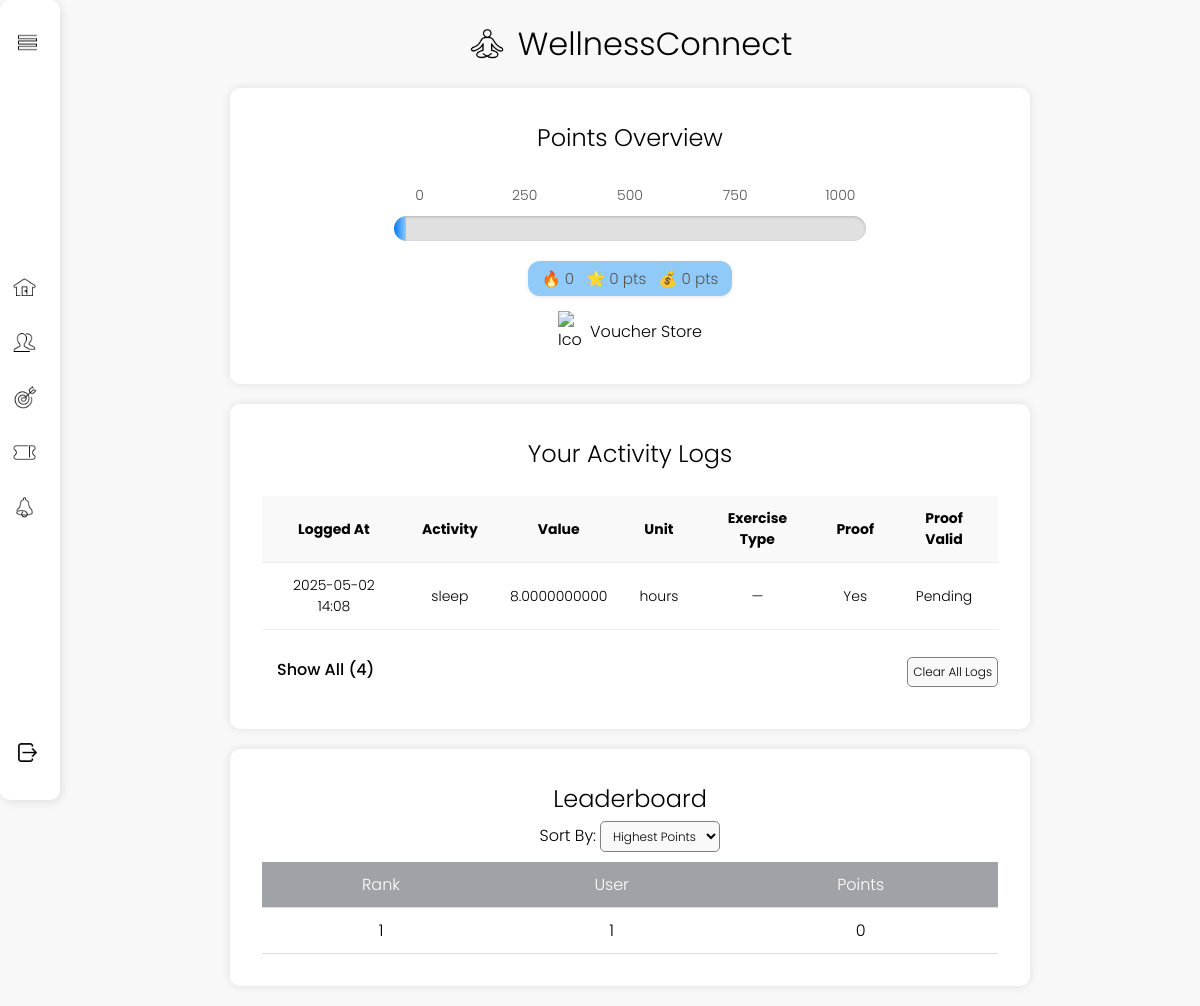
The page /user/homepage (signed in) on the database its author committed.
### models.py (models this page shows, shortened)
class ActivityLog(db.Model):
    __tablename__ = 'activity_log'
    log_id = db.Column(db.Integer, primary_key=True)
    user_id = db.Column(db.Integer, db.ForeignKey('users.user_id', ondelete='CASCADE'), nullable=False)
    activity_type = db.Column(
        Enum('water', 'steps', 'exercise', 'sleep', name='activity_type_enum'),
        nullable=False
    )
    value = db.Column(db.Numeric, nullable=False)
    unit = db.Column(
        Enum('oz', 'steps', 'miles', 'hours', 'minutes', 'km', name='unit_enum'),
        nullable=True
    )
    exercise_type = db.Column(
        Enum('yoga', 'run', 'cycling', 'strength', "other", name='exercise_type_enum'),
        nullable=True
    )
    proof = db.Column(db.Boolean, default=False)
    proof_valid = db.Column(db.Boolean, nullable=True)
    proof_url = db.Column(db.String(255), nullable=True)
    logged_at = db.Column(db.DateTime, default=datetime.utcnow)

class User(db.Model):
    __tablename__ = 'users'
    user_id = db.Column(db.Integer, primary_key=True)
    username = db.Column(db.String(120), unique=True, nullable=False)
    email = db.Column(db.String(120), unique=True, nullable=False)
    password = db.Column(db.String(128), nullable=False)
    phone_number = db.Column(db.String(20))
    profile_picture = db.Column(db.String(255))
    spendable_points = db.Column(db.Integer, default=0)
    cumulative_points = db.Column(db.Integer, default=0)
    streak_count = db.Column(db.Integer, default=0)
    role = db.Column(Enum("Customer", "SystemAdmin", "CompanyAdmin", name="user_roles"),
                     nullable=False, default="Customer")
    company_id = db.Column(db.Integer, db.ForeignKey('companies.company_id', ondelete='SET NULL'))
    reminders = db.relationship("Reminder", backref="user", lazy=True)

### app.py (the view)
@app.route('/user/homepage')
def user_homepage():
    if 'email' not in session:
        return redirect(url_for('start_app'))
    user = User.query.filter_by(email=session['email']).first()
    if not user:
        return redirect(url_for('start_app'))
    logs = ActivityLog.query.filter_by(user_id=user.user_id).order_by(ActivityLog.logged_at.desc()).all()
    streak = user.cumulative_points // 1000
    progress_bar_points = user.cumulative_points % 1000
    percentage = (progress_bar_points / 1000) * 100
    sort_order = request.args.get("filter", "highest")
    if sort_order == "lowest":
        users = User.query.filter_by(role="Customer").order_by(User.cumulative_points.asc()).all()
    else:
        users = User.query.filter_by(role="Customer").order_by(User.cumulative_points.desc()).all()
    leaderboard = [
        {"rank": idx + 1, "username": u.username, "points": u.cumulative_points}
        for idx, u in enumerate(users)
    ]
    return render_template(
        'user_homepage.html',
        user=user,
        logs=logs,
        streak=streak,
        raw_points=progress_bar_points,
        percentage=percentage,
        spendable_points=user.spendable_points,
        leaderboard=leaderboard,
        current_filter=sort_order
    )

### templates/user_homepage.html (shortened to what this page needs)
<!DOCTYPE html>
<html lang="en">
<head>
    <link rel="stylesheet" href="/static/styles.css">
</head>
<body>
    <div class="sidebar">
        <button class="toggle-btn">
            <img src="/static/icons/menu.png" alt="Menu">
        </button>
        <ul>
            <li><a href="/user/homepage"><img src="/static/icons/home.png" class="icon"><span> Home</span></a></li>
            <li><a href="/user/account"><img src="/static/icons/account.png" class="icon"><span>Account Center</span></a></li>
            <li><a href="/user/activity/tracker"><img src="/static/icons/activity.png" class="icon"><span>Activity Tracker</span></a></li>
            <li><a href="/user/vouchers"><img src="/static/icons/vouchers.png" class="icon"><span>Vouchers</span></a></li>
            <li><a href="/user/reminders"><img src="/static/icons/reminders.png" class="icon"><span>Reminders</span></a></li>
        </ul>
        <button class="logout-btn" onclick="location.href='/logout'">
            <img src="/static/icons/logout.png" class="icon"><span>Logout</span>
        </button>
    </div>
    <div class="page-content">
        <h1>
            <img id="wellness_icon" src="/static/icons/logo.png" width="40px" alt="Icon">
            WellnessConnect
        </h1>
        <main>
            <div class="points-view">
                <h2>Points Overview</h2>
                <div class="progress-streak-wrapper">
                    <div class="points-tracker">
                        <div class="timeline-labels">
                            <span>0</span>
                            <span>250</span>
                            <span>500</span>
                            <span>750</span>
                            <span>1000</span>
                        </div>
                        <div class="timeline-bar">
                            <div class="progress-fill" style="width: {{ percentage }}%; color: black;">
                            </div>
                        </div>
                    </div>
                </div>
                <div id ="pts-hub">
                    <div id="pts-hub-items">
                        <span>🔥 {{ streak }}</span>
                        <span>🌟 {{ raw_points }} pts</span>
                        <span>💰 {{ spendable_points }} pts</span>
                    </div>
                </div>
                <a href="/user/vouchers" class="store-link">
                    <img id="cart_icon" src="/static/icons/shopping_cart.png" width="24px" alt="Icon">
                    <span>Voucher Store</span>
                </a>
            </div>
            <div class="tables">
                <h2>Your Activity Logs</h2><br>
                {% if logs %}
                    <table>
                        <thead>
                            <tr>
                                <th>Logged At</th>
                                <th>Activity</th>
                                <th>Value</th>
                                <th>Unit</th>
                                <th>Exercise Type</th>
                                <th>Proof</th>
                                <th>Proof Valid</th>
                            </tr>
                        </thead>
                        <tbody>
                            {% for log in logs %}
                            <tr class="activity-log-row {% if not loop.first %}hidden-row{% endif %}">
                                <td>{{ log.logged_at.strftime('%Y-%m-%d %H:%M') }}</td>
                                <td>{{ log.activity_type }}</td>
                                <td>{{ log.value }}</td>
                                <td>{{ log.unit or '' }}</td>
                                <td>{{ log.exercise_type or '—' }}</td>
                                <td>{{ 'Yes' if log.proof else 'No' }}</td>
                                <td>
                                    {% if log.proof_valid is none %}
                                        Pending
                                    {% elif log.proof_valid %}
                                        Valid
                                    {% else %}
                                        Rejected
                                    {% endif %}
                                </td>
                            </tr>
                            {% endfor %}
                        </tbody>
                    </table>
                    <div style="display: flex; justify-content: space-between; align-items: center; margin-top: 12px;">
                        <button class="toggle-btn" onclick="toggleLogSection('activity-log-row', this)">Show All</button>
                        <form method="POST" action="{{ url_for('clear_activities') }}"
                              onsubmit="event.preventDefault(); openConfirmModal('Clear all activity logs?', this);"
                              style="display: inline;">
                              <button class="action-btn" type="submit" style="white-space: nowrap;">
                                Clear All Logs
                            </button>
                        </form>
                    </div>
                {% else %}
                    <p class="no-logs">You haven't logged any activities yet.</p>
                {% endif %}
            </div>
            <div class="homepage-panels">
                <h2>Leaderboard</h2>
                <label for="filter">Sort By:</label>
                <select class="action-btn activity-drop-down" id="filter" onchange="window.location.href='?filter=' + this.value;">
                    <option value="highest" {% if current_filter == 'highest' %}selected{% endif %}>Highest Points</option>
                </select>
                <table class="leaderboard">
                    <thead>
                        <tr>
                            <th>Rank</th>
                            <th>User</th>
                            <th>Points</th>
                        </tr>
                    </thead>
                    <tbody id="leaderboard-body">
                        {% for user in leaderboard %}
                        <tr {% if user.username == user.username %}style="font-weight: bold;"{% endif %}>
                            <td>{{ user.rank }}</td>
                            <td>{{ user.username }}</td>
                            <td>{{ user.points }}</td>
                        </tr>
                        {% endfor %}
                    </tbody>
                </table>
            </div>
        </main>
    </div>
</body>
</html>

### static/styles.css (style rules this page uses)
* { font-family: 'Poppins', sans-serif; font-weight: 300; box-sizing: border-box; margin: 0; padding: 0; }
h1 { display: flex; justify-content: center; align-items: center; gap: 10px; margin-top: 20px; }
h2 { text-align: center; }
.icon { width: 25px; height: 25px; margin-right: 12px; }
body { background-color: #f8f8f8; }
.sidebar { width: 60px; height: 100vh; background: white; box-shadow: 2px 2px 10px rgba(0, 0, 0, 0.1); position: fixed; left: 0; top: 0; transition: width 0.3s ease; overflow: hidden; display: flex; flex-direction: column; align-items: center; border-radius: 10px; justify-content: space-between; padding: 15px 0 20px; }
.toggle-btn, .logout-btn { background: none; border: none; cursor: pointer; padding: 15px; width: 100%; display: flex; align-items: center; justify-content: flex-start; font-size: 16px; font-weight: 500; }
.toggle-btn img, .logout-btn img { width: 25px; height: 25px; display: block; }
.sidebar ul { list-style: none; }
.sidebar ul li a { padding: 15px; cursor: pointer; display: flex; align-items: center; justify-content: flex-start; width: 100%; font-size: 16px; font-weight: 500; text-decoration: none; color: inherit; }
.page-content { padding: 0px 20px 0px 20px; margin-left: 60px; transition: margin-left 0.3s ease; }
.timeline-bar { width: 80%; height: 25px; margin: 0 auto; background-color: #e0e0e0; border-radius: 20px; overflow: hidden; box-shadow: inset 0 1px 3px rgba(0,0,0,0.2); position: relative; }
.timeline-labels { width: 80%; margin: 10px auto; display: flex; justify-content: space-between; padding: 0 5px; font-size: 14px; color: #555; }
.timeline-labels span { min-width: 40px; text-align: center; }
.points-tracker { width: 80%; margin: 0 auto; position: relative; }
.progress-streak-wrapper { display: flex; justify-content: center; align-items: center; gap: 30px; margin: 20px auto; width: 100%; flex-wrap: wrap; }
.progress-fill { height: 100%; background: linear-gradient(to right, #007BFF, #90caf9); border-radius: 20px 0 0 20px; transition: width 0.4s ease-in-out; display: flex; align-items: center; justify-content: flex-end; padding-right: 12px; color: white; font-weight: bold; }
#pts-hub { display: flex; justify-content: center; margin-top: 8px; }
#pts-hub-items { background: #90caf9; color: #555; font-weight: 600; padding: 6px 14px; border-radius: 12px; font-size: 0.95rem; display: inline-flex; align-items: center; gap: 12px; box-shadow: 0 1px 4px rgba(0,0,0,0.1); }
.leaderboard { width: 100%; border-collapse: collapse; margin-top: 10px; }
.leaderboard th, .leaderboard td { padding: 10px; border-bottom: 1px solid #ddd; }
.leaderboard th { background-color: #9fa2a6; color: white; }
.tables, .homepage-panels, .activities, .points-view { background-color: white; padding: 2rem; border-radius: 10px; box-shadow: 0 0 10px rgba(0,0,0,0.1); width: 100%; max-width: 800px; margin: 20px auto; }
.tables { overflow-x: auto; width: 100%; }
.tables table { width: 100%; border-collapse: collapse; }
.tables, .homepage-panels, .points-view h2 { text-align: center; }
.tables th, .tables td { padding: 12px 16px; border-bottom: 1px solid #eee; text-align: center; font-size: 14px; }
.tables th { background-color: #f9f9f9; font-weight: bold; }
.action-btn { padding: 5px; margin-top: 5px; border-radius: 5px; background-color: #f9f9f9; color: 555; font-size: 12px; cursor: pointer; transition: transform 0.2s ease; border: 1px solid grey; text-align: center; }
.activity-drop-down { width: 100%; max-width: 120px; }
.store-link { display: flex; align-items: center; justify-content: center; gap: 8px; text-decoration: none; color: inherit; text-align: center; width: 150px; margin: 15px auto 0px auto; }

### rows shown on the page
ActivityLog: logged_at "2025-05-02 14:08", activity_type "sleep", value "8.0000000000", unit "hours", exercise_type "—", proof "Yes", shows "Pending"
User: rank "1", username "1", points "0"

### other values the page prints
{{ streak }} "0"
{{ raw_points }} "0"
{{ spendable_points }} "0"
